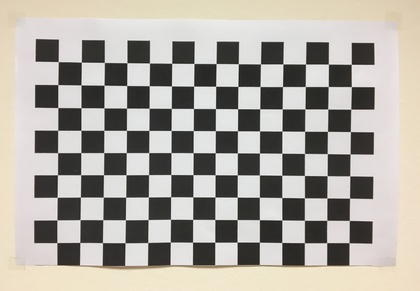
%> input picture assets/checkerboard_1.jpg, 420 x 291 px, shrunk from 3576 x 2480 before the run
$ octave motion_tracking.m   (GNU Octave 9; MATLAB toolbox functions it lacks are replaced by stand-ins)
%> lines starting %> are read from the running program, lines starting %| are printed output that depends on the picture
### matlab/get_good_features.m
%{
Frame -> grayscale frame
max_corners -> number of corners wanted
min_distance -> for mosaicing
window_size -> gaussian window size

Return value: corners is in [rows, cols] format
%}
function corners = get_good_features(frame, max_corners, min_distance, window_size)
    EPSILON = 0.15;
    gkern = gausswin(window_size) * gausswin(window_size).';

    frame = double(frame);  % cast to avoid overflow
    [nrows, ncols] = size(frame);
    I_x = frame(2:nrows, 1:ncols-1) - frame(1:nrows-1, 1:ncols-1);
    I_y = frame(1:nrows-1, 2:ncols) - frame(1:nrows-1, 1:ncols-1);

    I_xx = I_x .* I_x;
    I_xy = I_x .* I_y;
    I_yy = I_y .* I_y;

    W_xx = conv2(I_xx, gkern);
    W_xy = conv2(I_xy, gkern);
    W_yy = conv2(I_yy, gkern);

    % Truncate W_xx, W_xy, W_yy to match pic's size
    hfw = floor(window_size / 2);  % half window_size
    [nrows, ncols] = size(I_xx);
    W_xx = W_xx(hfw+1:hfw+nrows, hfw+1:hfw+ncols);
    W_xy = W_xy(hfw+1:hfw+nrows, hfw+1:hfw+ncols);
    W_yy = W_yy(hfw+1:hfw+nrows, hfw+1:hfw+ncols);

    eig_mins = (W_xx .* W_yy - W_xy.^2) ./ (W_xx + W_yy + EPSILON);
    % [12 lines of commented-out code are left out]

    max_eig_mins = zeros(nrows, ncols);
    for i = 1:min_distance:nrows
        for j = 1:min_distance:ncols
            i_end = min(i + min_distance-1, nrows);
            j_end = min(j + min_distance-1, ncols);

            window = eig_mins(i:i_end, j:j_end);
            [r, c] = find(ismember(window, max(window(:))));
            max_eig_mins(i + r-1, j + c-1) = window(r,c);
        end
    end

    desc_eig_mins = sort(max_eig_mins(:), 'descend');
    cut_off_eig_min = desc_eig_mins(max_corners);
    [rows, cols] = find(max_eig_mins >= cut_off_eig_min, max_corners);

    corners = [rows, cols];
end

### matlab/lucas_kanade.m
function [tracked_corners, status, err] = lucas_kanade(old_frame, new_frame, corners, window_size)
    D_THRESHOLD = 5e-2;

    tracked_corners = zeros(size(corners));
    status = zeros(size(corners, 1), 1);
    err = 0;

    gkern = gausswin(window_size) * gausswin(window_size).';

    old_frame = double(old_frame);  % cast to avoid overflow
    new_frame = double(new_frame);  % cast to avoid overflow
    [nrows, ncols] = size(old_frame);
    I_x = old_frame(2:nrows, 1:ncols-1) - old_frame(1:nrows-1, 1:ncols-1);
    I_y = old_frame(1:nrows-1, 2:ncols) - old_frame(1:nrows-1, 1:ncols-1);

    I_xx = I_x .* I_x;
    I_xy = I_x .* I_y;
    I_yy = I_y .* I_y;

    W_xx = conv2(I_xx, gkern);
    W_xy = conv2(I_xy, gkern);
    W_yy = conv2(I_yy, gkern);

    [nrows, ncols] = size(I_xx);
    W_xx = truncate_after_conv2(W_xx, window_size, nrows, ncols);
    W_xy = truncate_after_conv2(W_xy, window_size, nrows, ncols);
    W_yy = truncate_after_conv2(W_yy, window_size, nrows, ncols);

    I_minus_J = old_frame(1:nrows,1:ncols) - new_frame(1:nrows,1:ncols);
    I_minus_J_x = I_minus_J .* I_x;
    I_minus_J_y = I_minus_J .* I_y;
    W_I_minus_J_x = conv2(I_minus_J_x, gkern);  % get sum(I-J)Ix with Gaussian weight
    W_I_minus_J_y = conv2(I_minus_J_y, gkern);  % get sum(I-J)Iy with Gaussian weight

    [nrows, ncols] = size(I_minus_J_x);
    W_I_minus_J_x =  truncate_after_conv2(W_I_minus_J_x, window_size, nrows, ncols);
    W_I_minus_J_y =  truncate_after_conv2(W_I_minus_J_y, window_size, nrows, ncols);

    for i = 1 : size(corners, 1)
        r = corners(i, 1);
        c = corners(i, 2);

        Z = [W_xx(r, c), W_xy(r, c); W_xy(r, c), W_yy(r, c)];
        b = [W_I_minus_J_x(r, c); W_I_minus_J_y(r, c)];
        d = Z \ b;

        tracked_corners(i, 1) = r + d(1);
        tracked_corners(i, 2) = c + d(2);
        status(i) = dot(d, d) > D_THRESHOLD;
    end
end

### matlab/truncate_after_conv2.m
function M = truncate_after_conv2(M, window_size, nrows, ncols)
    hfw = floor(window_size / 2);  % half window_size
    M = M(hfw+1:hfw+nrows, hfw+1:hfw+ncols);
end

### matlab/motion_tracking.m
dbstop if error;

WINDOW_SIZE = 13;

% 1. Read images
old_frame = imread('../assets/checkerboard_1.jpg');
%> old_frame is the input picture: size 291x420x3 uint8; mean R, G, B 172.4, 168, 160.6
new_frame = imread('../assets/checkerboard_2.jpg');
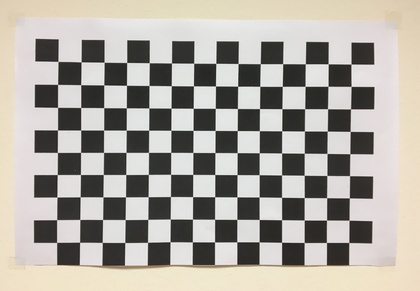
%> input picture assets/checkerboard_2.jpg, 420 x 291 px, shrunk from 3576 x 2480 before the run
%> new_frame is the input picture: size 291x420x3 uint8; mean R, G, B 172.4, 168, 160.6

% 2. Detect corners
corners = get_good_features(rgb2gray(old_frame),  30, 13, WINDOW_SIZE);
%> in get_good_features, `W_xy = W_xy(hfw+1:hfw+nrows, hfw+1:hfw+ncols);`:
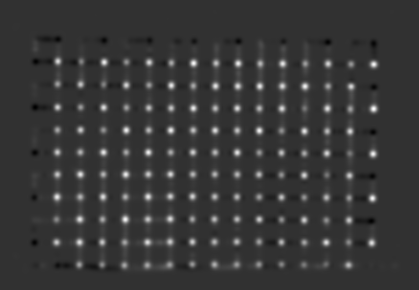
%> W_xy: size 290x419 double; min -4882.7, max 20208.5, mean 645.8; drawn with min black and max white
%> after the loop in get_good_features, `for i = 1:min_distance:nrows`:
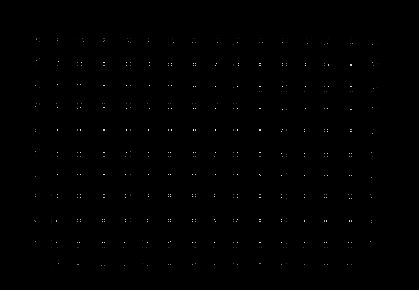
%> max_eig_mins: size 290x419 double; min 0, max 63158.7, mean 145.8; drawn with min black and max white
%> in get_good_features, `cut_off_eig_min = desc_eig_mins(max_corners);`: cut_off_eig_min = 56815.7
%> in get_good_features, `[rows, cols] = find(max_eig_mins >= cut_off_eig_min, max_corners);`: rows = 30 values from 86 to 243; cols = 30 values from 127 to 283
%> in get_good_features, `corners = [rows, cols];`: corners = 30 rows, first 12: [86 127; 130 127; 131 127; 86 150; 153 171; 86 172; 109 172; 130 172; 131 172; 175 193; 220 193; 243 193]
% corners = [
%     527,498;
%     534,891;
%     733,1079;
%     733,1082;
%     760,1274;
%     760,1275;
%     1116,1461;
%     895,1463;
%     754,1465;
%     755,1465;
%     543,1466;
%     1304,1546;
%     1304,1548;
%     1493,1647;
%     1117,1650;
%     929,1651;
%     929,1652;
%     1118,1837;
%     1119,1838;
%     851,1840;
%     870,1840;
%     872,1840;
%     897,1840;
%     899,1840;
%     922,1840;
%     924,1840;
%     780,1841;
%     781,1841;
%     797,1841;
%     837,1841
%     ];
% show_corners(old_frame, corners, WINDOW_SIZE);
[tracked_corners, st, err] = lucas_kanade(rgb2gray(old_frame), rgb2gray(new_frame), corners, WINDOW_SIZE);
%> in lucas_kanade, `I_minus_J = old_frame(1:nrows,1:ncols) - new_frame(1:nrows,1:ncols);`:
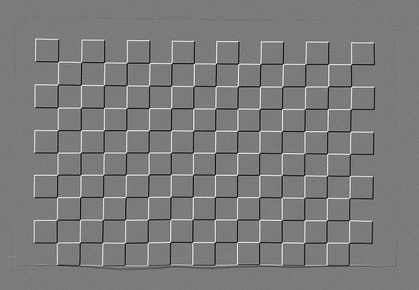
%> I_minus_J: size 290x419 double; min -50, max 53, mean 0; drawn with min black and max white
%> in lucas_kanade, `I_minus_J_y = I_minus_J .* I_y;`:
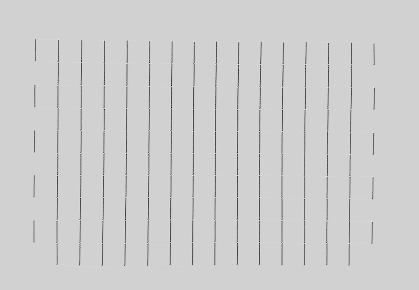
%> I_minus_J_y: size 290x419 double; min -8352, max 1798, mean -122.8; drawn with min black and max white
%> call 5 of truncate_after_conv2, with window_size = 13, nrows = 290, ncols = 419
%> in truncate_after_conv2 (call 5), `M = M(hfw+1:hfw+nrows, hfw+1:hfw+ncols);`:
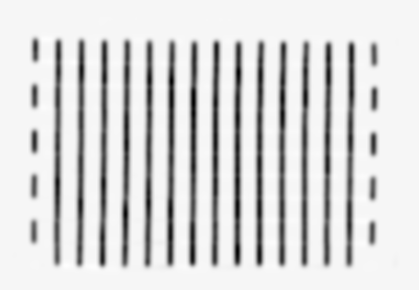
%> M: size 290x419 double; min -33989.5, max 1102.2, mean -4387.5; drawn with min black and max white
%> the loop in lucas_kanade, `for i = 1 : size(corners, 1)` made 30 passes
%> (r, c, Z, b, d) on passes 1 to 7: (86, 127, [122253.2 15913.1; 15913.1 118434.3], [-25662.8; -23105.3], [-0.188; -0.17]), (130, 127, [113219.3 17889.4; 17889.4 125551.8], [-27440.3; -29190.9], [-0.21; -0.203]), (131, 127, [121676.3 18540.5; 18540.5 123348.1], [-29941.2; -28815.8], [-0.215; -0.201]), (86, 150, [115113.5 10515.8; 10515.8 117999.5], [-22211.8; -27410.4], [-0.173; -0.217]), (153, 171, [124198.9 11984.8; 11984.8 107700.4], [-24873.5; -23327.4], [-0.181; -0.196]), (86, 172, [109765.5 17938.2; 17938.2 133366.5], [-23851.2; -30084.3], [-0.184; -0.201]), (109, 172, [121635.2 14289.3; 14289.3 119433.7], [-29467; -29503.9], [-0.216; -0.221])
%> after the loop in lucas_kanade, `for i = 1 : size(corners, 1)`: status = 30 values from 1 to 1; tracked_corners = 30 rows, first 12: [85.81 126.8; 129.8 126.8; 130.8 126.8; 85.83 149.8; 152.8 170.8; 85.82 171.8; 108.8 171.8; 129.8 171.8; 130.8 171.8; 174.8 192.8; 219.8 192.8; 242.8 192.8]
%> st = 30 values from 1 to 1; err = 0
subplot(1,1,1), imshow(new_frame);
hold on;
good_old = corners(st == 1, :);
%> good_old has the same summary as corners in get_good_features
good_new = tracked_corners(st == 1, :);
%> good_new has the same summary as tracked_corners in lucas_kanade

for i = 1 : size(good_old, 1)
    old_r = good_old(i,1);
    old_c = good_old(i,2);

    new_r = good_new(i,1);
    new_c = good_new(i,2);

    extended_old_r = old_r - (new_r - old_r) * 20;
    extended_old_c = old_c - (new_c - old_c) * 20;

    line_c = [extended_old_c, new_c];
    line_r = [extended_old_r, new_r];
    line(line_c, line_r, 'Color', 'green', 'LineWidth', 2);

    d = floor(WINDOW_SIZE / 2);
    rectangle('Position', [new_c-d, new_r-d, WINDOW_SIZE, WINDOW_SIZE], ...
        'FaceColor', [1, 0, 0]);
end
%> this loop made 30 passes
%> (old_r, old_c, new_r, new_c, extended_old_r, extended_old_c, line_c, line_r) on passes 1 to 10: (86, 127, 85.81, 126.8, 89.76, 130.4, [130.4 126.8], [89.76 85.81]), (130, 127, 129.8, 126.8, 134.2, 131.1, [131.1 126.8], [134.2 129.8]), (131, 127, 130.8, 126.8, 135.3, 131, [131 126.8], [135.3 130.8]), (86, 150, 85.83, 149.8, 89.46, 154.3, [154.3 149.8], [89.46 85.83]), (153, 171, 152.8, 170.8, 156.6, 174.9, [174.9 170.8], [156.6 152.8]), (86, 172, 85.82, 171.8, 89.69, 176, [176 171.8], [89.69 85.82]), (109, 172, 108.8, 171.8, 113.3, 176.4, [176.4 171.8], [113.3 108.8]), (130, 172, 129.8, 171.8, 134, 176.2, [176.2 171.8], [134 129.8]), (131, 172, 130.8, 171.8, 135, 176.2, [176.2 171.8], [135 130.8]), (175, 193, 174.8, 192.8, 178.7, 197, [197 192.8], [178.7 174.8])
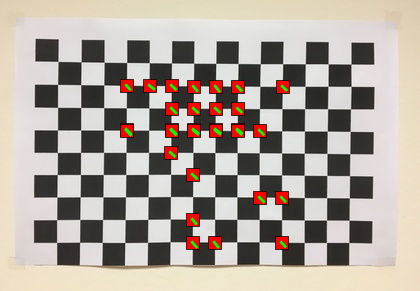
%> figure redrawn from the program's plot data
hold off;
